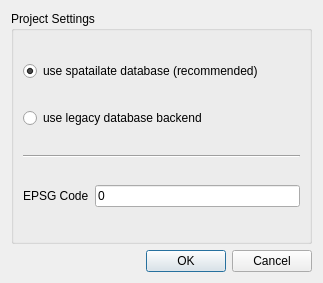
<?xml version="1.0" encoding="UTF-8"?>
<ui version="4.0">
 <class>GUICreateProject</class>
 <widget class="QDialog" name="GUICreateProject">
  <property name="geometry">
   <rect>
    <x>0</x>
    <y>0</y>
    <width>323</width>
    <height>283</height>
   </rect>
  </property>
  <property name="windowTitle">
   <string>Create New Project</string>
  </property>
  <layout class="QVBoxLayout" name="verticalLayout">
   <item>
    <widget class="QGroupBox" name="groupBox">
     <property name="title">
      <string>Project Settings</string>
     </property>
     <layout class="QGridLayout" name="gridLayout">
      <item row="0" column="0" colspan="2">
       <widget class="QRadioButton" name="radioButton_width_gdal">
        <property name="toolTip">
         <string extracomment="Not compatible with modules using the legecy database backend."/>
        </property>
        <property name="text">
         <string>use spatailate database (recommended)</string>
        </property>
        <property name="checked">
         <bool>true</bool>
        </property>
       </widget>
      </item>
      <item row="2" column="0" colspan="2">
       <widget class="Line" name="line">
        <property name="orientation">
         <enum>Qt::Horizontal</enum>
        </property>
       </widget>
      </item>
      <item row="1" column="0" colspan="2">
       <widget class="QRadioButton" name="radioButton_legecy">
        <property name="toolTip">
         <string extracomment="Needed to run legecy modules such as DynaVIBe or DynAlp Modules. However, model are not compatible."/>
        </property>
        <property name="text">
         <string>use legacy database backend</string>
        </property>
        <property name="autoExclusive">
         <bool>true</bool>
        </property>
       </widget>
      </item>
      <item row="3" column="1">
       <widget class="QLineEdit" name="lineEdit_epsg_code">
        <property name="text">
         <string>0</string>
        </property>
       </widget>
      </item>
      <item row="3" column="0">
       <widget class="QLabel" name="label">
        <property name="text">
         <string>EPSG Code</string>
        </property>
       </widget>
      </item>
     </layout>
    </widget>
   </item>
   <item>
    <widget class="QDialogButtonBox" name="buttonBox">
     <property name="orientation">
      <enum>Qt::Horizontal</enum>
     </property>
     <property name="standardButtons">
      <set>QDialogButtonBox::Cancel|QDialogButtonBox::Ok</set>
     </property>
    </widget>
   </item>
  </layout>
 </widget>
 <resources/>
 <connections>
  <connection>
   <sender>buttonBox</sender>
   <signal>accepted()</signal>
   <receiver>GUICreateProject</receiver>
   <slot>accept()</slot>
   <hints>
    <hint type="sourcelabel">
     <x>248</x>
     <y>254</y>
    </hint>
    <hint type="destinationlabel">
     <x>157</x>
     <y>274</y>
    </hint>
   </hints>
  </connection>
  <connection>
   <sender>buttonBox</sender>
   <signal>rejected()</signal>
   <receiver>GUICreateProject</receiver>
   <slot>reject()</slot>
   <hints>
    <hint type="sourcelabel">
     <x>316</x>
     <y>260</y>
    </hint>
    <hint type="destinationlabel">
     <x>286</x>
     <y>274</y>
    </hint>
   </hints>
  </connection>
 </connections>
</ui>
